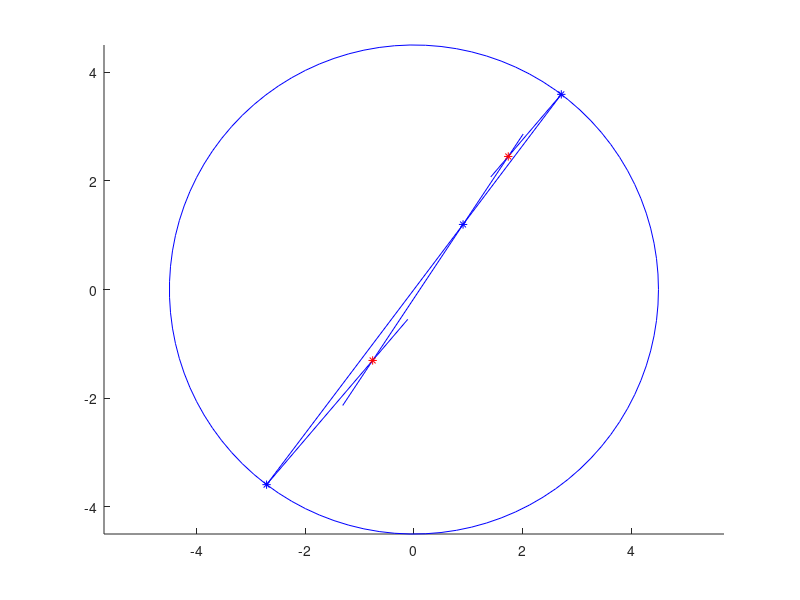

The MATLAB script that drew this image:
clc,clear,close all

hold on
d = 1.7;
theta1 = 9*pi/d;
rho = (d/(2*pi))*theta1;
xa = rho*cos(theta1) ;  %  -2.71185586370666  √
ya = rho*sin(theta1) ;  %   -3.59107752276107  √
alpha = atan( -( (d/(2*pi))*cos(theta1) - rho*sin(theta1) )/( (d/(2*pi))*sin(theta1) + rho*cos(theta1) ) )
k = tan(alpha);     
xb = -rho*cos(theta1) ;  %   2.71185586370666  √
yb = -rho*sin(theta1)  ; %   3.59107752276107  √
% dd = ((xb-xa)^2 + (yb - ya)^2)^0.5


xq = xa + (2/3)*(xb - xa); %  0.903951954568886  √
yq = ya + (2/3)*(yb - ya) ; %  1.19702584092036  √
alpha0 = atan((yb-ya)./(xb-xa))
k0 = tan(alpha0);
alpha1 = alpha0 - alpha  ;  % 弧度制，角度制为3.44077805009858   √
r1 = 3/cos(alpha1)  ; %  3.00541766778904   √
r2 = r1/2       ;     %  1.50270883389452   √
x_circle1 = xa + r1*cos(alpha)   %  -0.760009116655529   下面四个有误差
y_circle1 = ya + r1*sin(alpha)   %  -1.30572642634626
x_circle2 = xb - r2*cos(alpha)   %  1.73593249018109
y_circle2 = yb - r2*sin(alpha)   %   2.44840197455367

s = r1*(pi - 2*alpha1) + r2*(pi - 2*alpha1);   % 13.6212449068211  √
x = linspace(-3,3,100);

x_circle = 4.5*cos(linspace(0,2*pi,100)); 
y_circle = 4.5*sin(linspace(0,2*pi,100)); 
plot(x_circle, y_circle, 'b');
plot([xa,xa+4*cos(alpha)],[ya,ya+4*sin(alpha)],"b-")
plot([xb,xb-2*cos(alpha)],[yb,yb-2*sin(alpha)],"b-")
plot([xq+2*cos(alpha0+alpha1),xq-4*cos(alpha0+alpha1)],[yq+2*sin(alpha0+alpha1),yq-4*sin(alpha0+alpha1)],"b")
plot([xa,xb],[ya,yb],"b-")
plot(xa,ya,"b*")
plot(xb,yb,"b*")
plot(xq,yq,"b*")
plot(x_circle1,y_circle1,"r*")
plot(x_circle2,y_circle2,"r*")
axis equal


